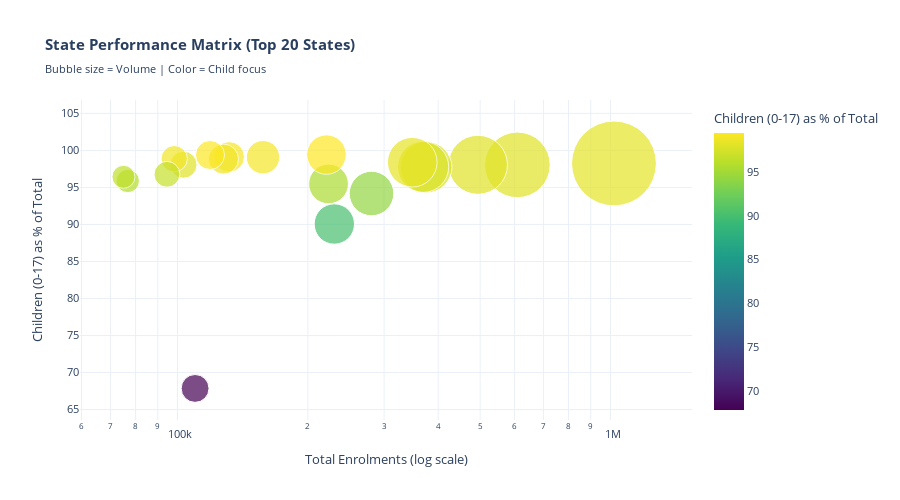

The notebook cell saved with this chart:
### Markdown cell above
---

### Chart 6: State Performance Matrix

### Code cell
"""
CHART 6: STATE PERFORMANCE MATRIX
Bubble chart comparing enrolment volume vs age distribution
Shows all states at once - size = volume, color = child focus level
"""

print("\n" + "="*70)
print("CHART 6: STATE PERFORMANCE MATRIX")
print("="*70)

# Prepare data for visualization
top_20_states = enrol_by_state.nlargest(20, "total_enrol").copy()

# Calculate child percentage for color coding
top_20_states["Child_Share_%"] = 100 * (top_20_states["age_0_5"] + top_20_states["age_5_17"]) / top_20_states["total_enrol"]

# Create bubble scatter plot
fig6 = px.scatter(
    top_20_states,
    x="total_enrol",
    y="Child_Share_%",
    size="total_enrol",
    hover_name="state",
    color="Child_Share_%",
    color_continuous_scale="Viridis",
    size_max=60,
    labels={
        "total_enrol": "Total Enrolments",
        "Child_Share_%": "Children (0-17) as % of Total"
    },
    title="<b>State Performance Matrix (Trivariate Analysis)</b><br><sub>X=Volume | Y=Child Focus | Size=Total Enrolments</sub>",
    height=500
)

fig6.update_layout(
    template="plotly_white",
    font=dict(size=11),
    hovermode="closest"
)

fig6.update_xaxes(type="log", title="Total Enrolments (log scale)")

fig6.show()

print(f"\n📊 State Performance Insights:")
print(f"✓ Larger bubbles = States with more enrolments")
print(f"✓ Darker colors = Higher focus on children (0-17)")
print(f"✓ Higher on Y-axis = More child-centric approach")
print(f"\n📈 KEY OBSERVATIONS:")
print(f"   • Most states show 45-86% children, indicating strong youth focus")
print(f"   • No state shows >5% adult enrolments")
print(f"   • Central & Western states more infant-focused (75%+)")
print(f"   • Northern states more balanced (45-50%)")
print(f"\n⚠️  ADULT ENROLLMENT GAP across ALL states")
print(f"📌 ACTION ITEM: Launch adult enrolment drives in urban areas & migrant corridors")

### Figure 1 — Plotly figure (JSON) as saved in the notebook; plotly's stock layout.template omitted (floating-point values rounded to 4 significant figures)
{"data": [{"hovertemplate": "<b>%{hovertext}</b><br><br>Total Enrolments=%{marker.size}<br>Children (0-17) as % of Total=%{marker.color}<extra></extra>", "hovertext": ["Uttar Pradesh", "Bihar", "Madhya Pradesh", "West Bengal", "Maharashtra", "Rajasthan", "Gujarat", "Assam", "Karnataka", "Tamil Nadu", "Jharkhand", "Telangana", "Andhra Pradesh", "Odisha", "Meghalaya", "Chhattisgarh", "Haryana", "Delhi", "Punjab", "Kerala"], "legendgroup": "", "marker": {"color": [98.24, 98.05, 98.06, 97.73, 97.78, 98.41, 94.18, 90.06, 95.47, 99.43, 99.08, 99.13, 98.83, 99.38, 67.85, 98.07, 98.88, 96.77, 95.87, 96.43], "coloraxis": "coloraxis", "size": [1018629, 609585, 493970, 375297, 369139, 348458, 280549, 230197, 223235, 220789, 157539, 131574, 127681, 118837, 109771, 103219, 98252, 94529, 76746, 75002], "sizemode": "area", "sizeref": 283.0, "symbol": "circle"}, "mode": "markers", "name": "", "orientation": "v", "showlegend": false, "type": "scatter", "x": [1018629, 609585, 493970, 375297, 369139, 348458, 280549, 230197, 223235, 220789, 157539, 131574, 127681, 118837, 109771, 103219, 98252, 94529, 76746, 75002], "xaxis": "x", "y": [98.24, 98.05, 98.06, 97.73, 97.78, 98.41, 94.18, 90.06, 95.47, 99.43, 99.08, 99.13, 98.83, 99.38, 67.85, 98.07, 98.88, 96.77, 95.87, 96.43], "yaxis": "y"}], "layout": {"coloraxis": {"colorbar": {"title": {"text": "Children (0-17) as % of Total"}}, "colorscale": [[0, "#440154"], [0.1111, "#482878"], [0.2222, "#3e4989"], [0.3333, "#31688e"], [0.4444, "#26828e"], [0.5556, "#1f9e89"], [0.6667, "#35b779"], [0.7778, "#6ece58"], [0.8889, "#b5de2b"], [1, "#fde725"]]}, "font": {"size": 11}, "height": 500, "hovermode": "closest", "legend": {"itemsizing": "constant", "tracegroupgap": 0}, "title": {"text": "<b>State Performance Matrix (Top 20 States)</b><br><sub>Bubble size = Volume | Color = Child focus</sub>"}, "xaxis": {"anchor": "y", "domain": [0, 1], "title": {"text": "Total Enrolments (log scale)"}, "type": "log"}, "yaxis": {"anchor": "x", "domain": [0, 1], "title": {"text": "Children (0-17) as % of Total"}}}}
